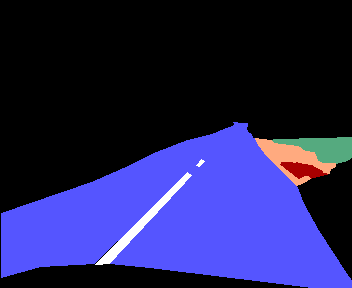
#> input picture image/beforeImages/1.png, 352 x 288 px; its folder holds 4 pictures in this run
$ python main.py
#> lines starting #> are read from the running program, lines starting #| are printed output that depends on the picture; after the words box and inside, x2 and y2 are one past the last pixel; in counts of white or black regions, pixels touching at a corner belong together
# beforeImages内のすべてのファイルに対して処理を行う
# 処理が終わったファイルはafterImagesフォルダ内に連番で保存される
import cv2
import glob


i = 0
images = glob.glob("beforeImages/*")
for img in images:
    print(i)
    img = cv2.imread(img)
#> img is the input picture: shape (288, 352, 3); mean B, G, R 89.3, 34.7, 35.6
    height, width, channel = img.shape
#> height = 288; width = 352; channel = 3
    # print("height:", height)
    # print("width:", width)


    for x in range(height):
        for y in range(width):
            b, g, r = img[x, y]
            if (b, g, r) == (0, 0, 170):
                img[x, y] = 255, 255, 255
            else:
                img[x, y] = 0, 0, 0
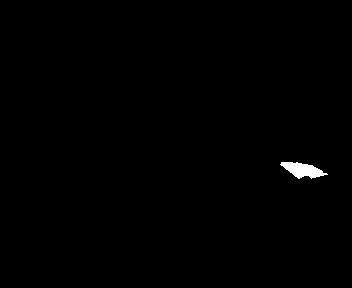
#> img: shape (288, 352, 3); 0.45% white; 1 white region, box (x1, y1, x2, y2) and area: (280, 162, 328, 179) 460


    cv2.imwrite("afterImages/img_" + str(i) + ".png", img)

    i += 1
#> pass 2 of the loop `for img in images:`:
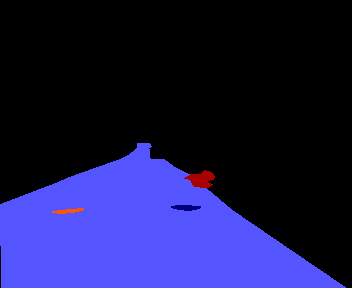
#> input picture image/beforeImages/10.png, 352 x 288 px
#> img is the input picture: shape (288, 352, 3); mean B, G, R 75.8, 25.3, 26
#> after the loop `for x in range(height):`:
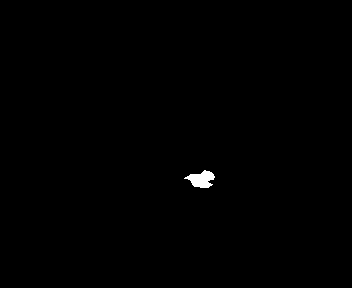
#> img: shape (288, 352, 3); 0.33% white; 1 white region, box (x1, y1, x2, y2) and area: (184, 170, 215, 188) 333
#> pass 3 of the loop `for img in images:`:
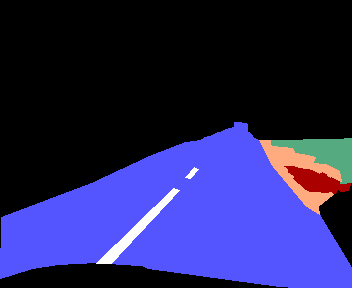
#> input picture image/beforeImages/2.png, 352 x 288 px
#> img is the input picture: shape (288, 352, 3); mean B, G, R 91.7, 36.8, 38.6
#> after the loop `for x in range(height):`:
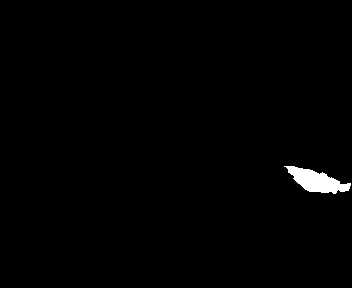
#> img: shape (288, 352, 3); 0.94% white; 1 white region, box (x1, y1, x2, y2) and area: (284, 166, 351, 194) 953
#> the loop made 4 passes; the first 3 are shown
